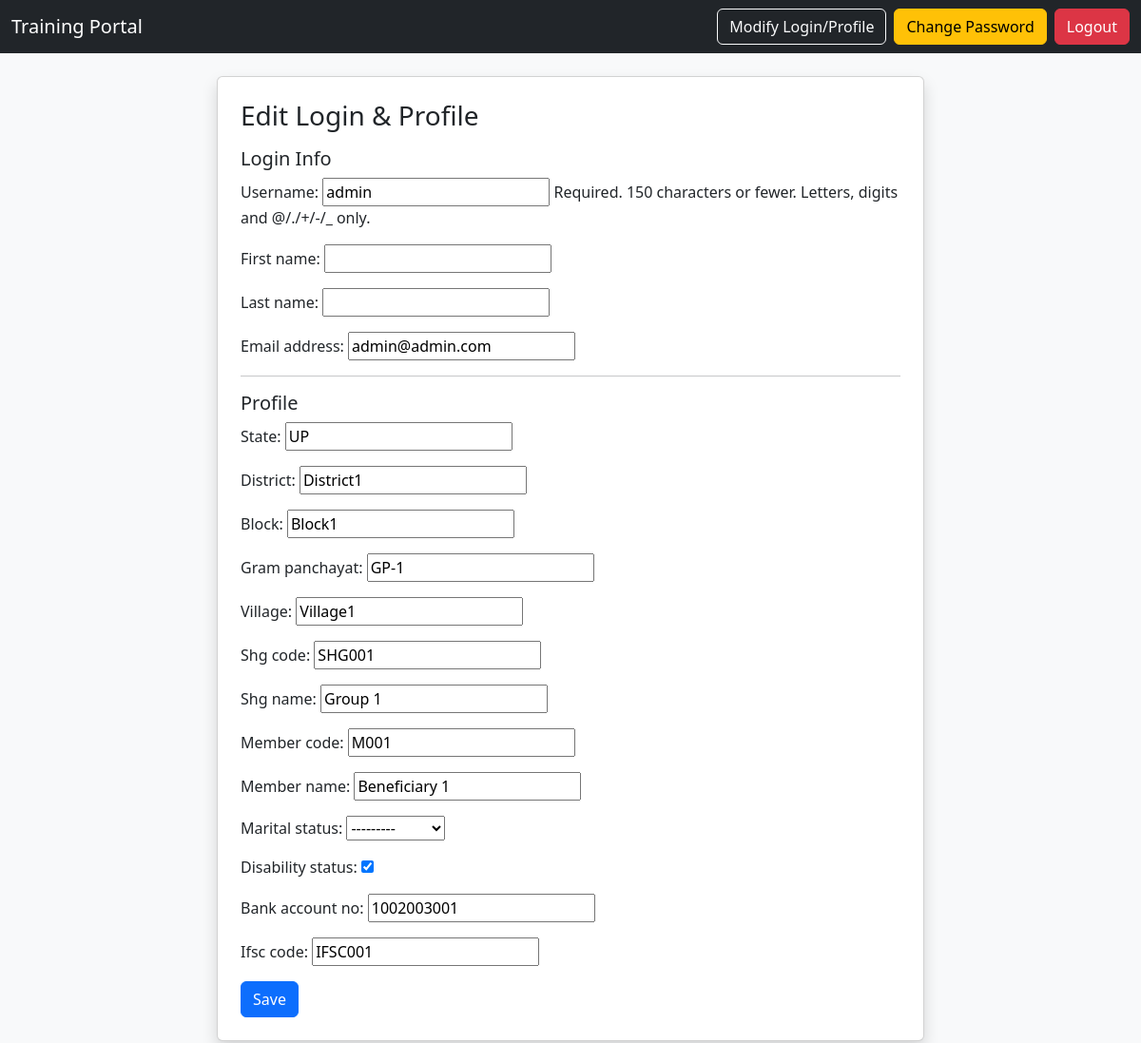
The page /accounts/profile/edit/ (signed in) on the database as committed earlier.
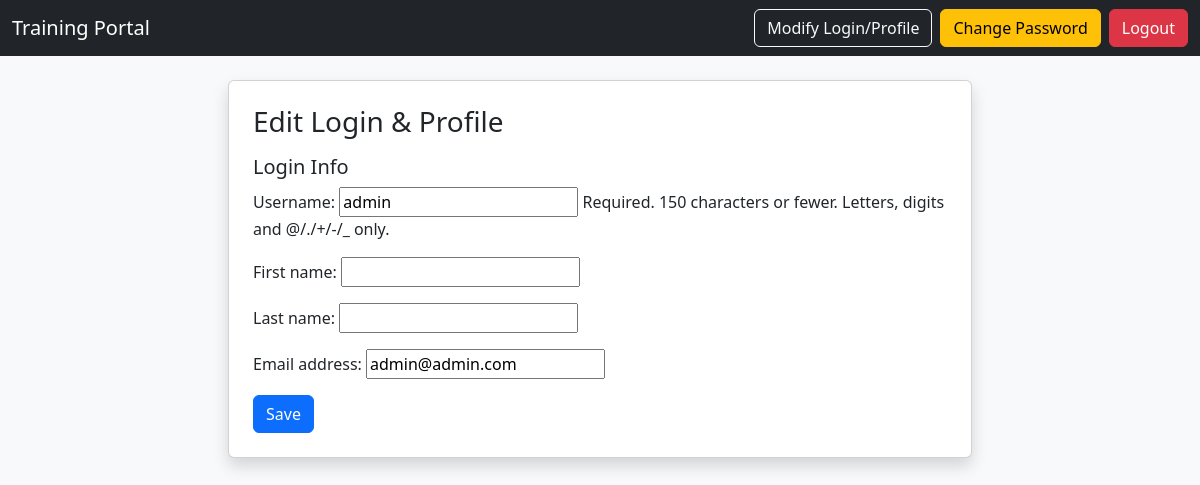
The same page on the database as committed later.
### accounts/models.py (models this page shows, shortened)
class Beneficiary(models.Model):
    user = models.OneToOneField(User, on_delete=models.CASCADE)
    state = models.CharField(max_length=100)
    district = models.CharField(max_length=100)
    block = models.CharField(max_length=100)
    gram_panchayat = models.CharField(max_length=100)
    village = models.CharField(max_length=100)
    shg_code = models.CharField(max_length=50)
    shg_name = models.CharField(max_length=200)
    member_code = models.CharField(max_length=50)
    member_name = models.CharField(max_length=200)
    registration_date = models.DateField(auto_now_add=True)
    marital_status = models.CharField(max_length=50, choices=[
        ('Unmarried', 'Unmarried'),
        ('Married', 'Married'),
        ('Widowed', 'Widowed')
    ])
    disability_status = models.BooleanField(default=False)
    bank_account_no = models.CharField(max_length=50, blank=True, null=True)
    ifsc_code = models.CharField(max_length=20, blank=True, null=True)
    temp_password = models.CharField(max_length=64, blank=True, null=True)  # demo only!

### accounts/views.py (the view, shortened to what this page needs)
# urls.py: path('profile/edit/', views.edit_profile, name='edit_profile'),
@login_required
@never_cache
def edit_profile(request):
    user_form = UserUpdateForm(request.POST or None, instance=request.user)
    profile_form = None
    if hasattr(request.user, "beneficiary"):
        profile_form = BeneficiaryProfileForm(request.POST or None, instance=request.user.beneficiary)
    elif hasattr(request.user, "mastertrainer"):
        profile_form = MasterTrainerProfileForm(request.POST or None, instance=request.user.mastertrainer)
    return render(request, "accounts/edit_profile.html", {"user_form": user_form, "profile_form": profile_form})

### accounts/forms.py
class UserUpdateForm(forms.ModelForm):
    class Meta:
        model = User
        fields = ["username", "first_name", "last_name", "email"]

### templates/accounts/edit_profile.html (shortened to what this page needs)
{% extends 'base.html' %}
{% block content %}
<div class="card shadow p-4 col-md-8 mx-auto">
  <h3 class="mb-3">Edit Login & Profile</h3>
  <form method="post">
    <h5>Login Info</h5>
    {{ user_form.as_p }}
    {% if profile_form %}
      <hr><h5>Profile</h5>
      {{ profile_form.as_p }}
    {% endif %}
    <button class="btn btn-primary">Save</button>
  </form>
</div>
{% endblock %}

Rows that differ between the two databases and show on the page:
removed Beneficiary: state "UP", district "District1", block "Block1", gram_panchayat "GP-1", village "Village1", shg_code "SHG001", shg_name "Group 1", member_code "M001", member_name "Beneficiary 1", marital_status "---------", disability_status "☑", bank_account_no "1002003001", ifsc_code "IFSC001"
Other text that changed with them:
text no longer shown: "Profile State: District: Block: Gram panchayat: Village: Shg code: Shg name: Member code: Member name: Marital status: Disability status: Bank account no: Ifsc code:"
